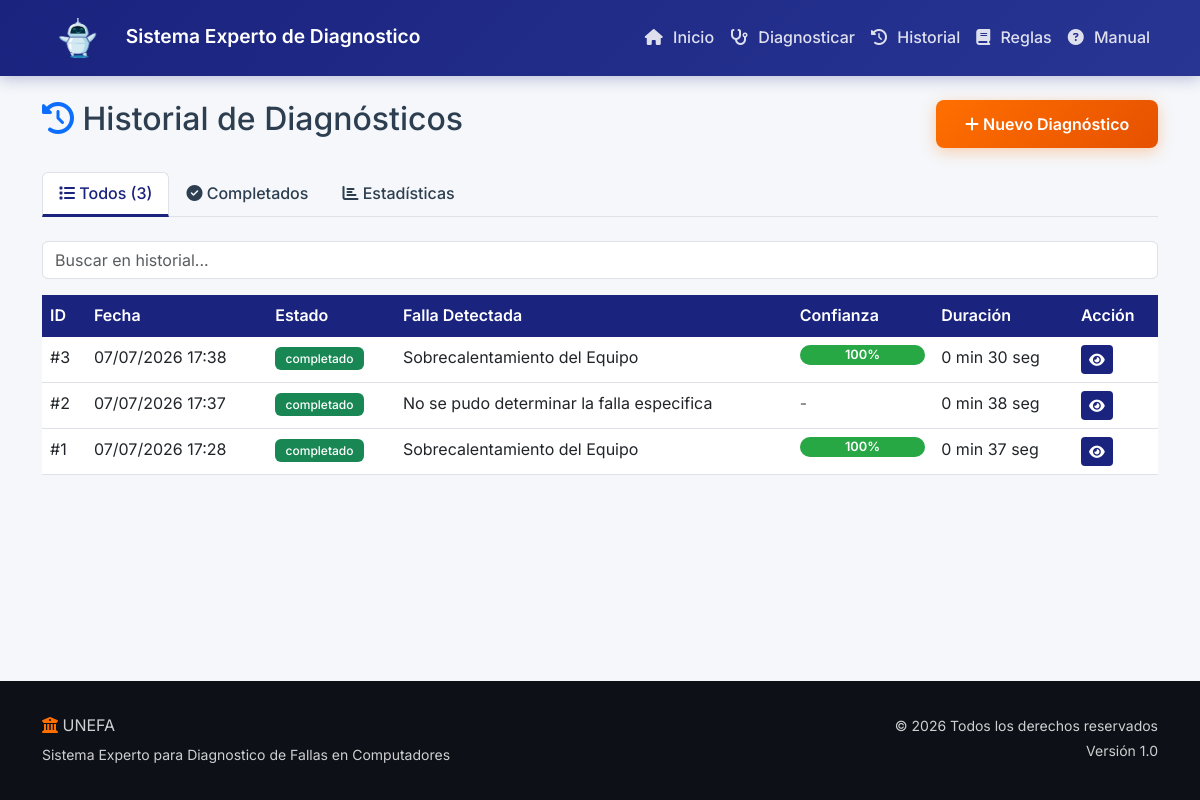
Before: /historial/ with the older database file.
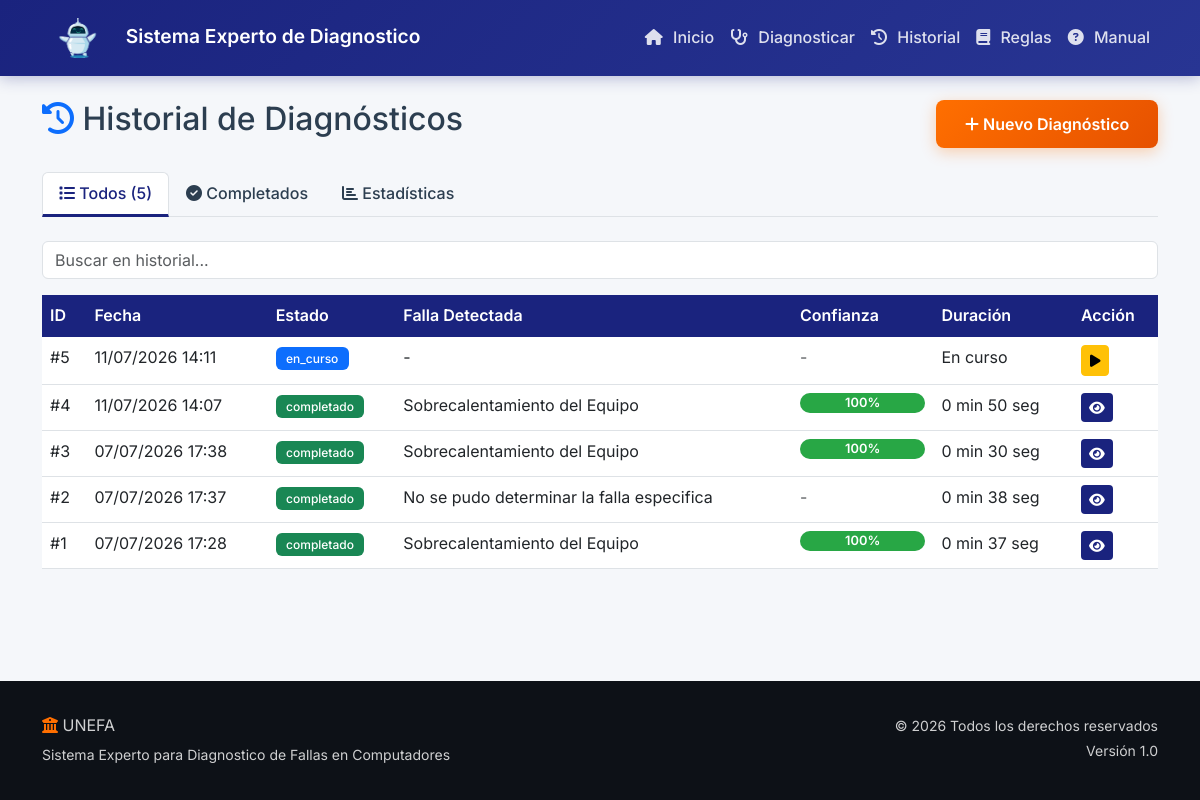
After: the same page with the newer database file.
### diagnosticos/models.py (models this page shows, shortened)
class Diagnostico(models.Model):
    ESTADOS = [
        ('en_curso', 'En curso'),
        ('completado', 'Completado'),
        ('cancelado', 'Cancelado'),
    ]
    usuario = models.ForeignKey(User, on_delete=models.SET_NULL, null=True, blank=True, verbose_name='Usuario')
    sesion_id = models.CharField(max_length=100, blank=True, null=True, verbose_name='ID de sesion')
    fecha_inicio = models.DateTimeField(default=timezone.now, verbose_name='Fecha de inicio')
    fecha_fin = models.DateTimeField(null=True, blank=True, verbose_name='Fecha de finalizacion')
    estado = models.CharField(max_length=20, choices=ESTADOS, default='en_curso', verbose_name='Estado')
    sintomas = models.JSONField(default=dict, blank=True, verbose_name='Sintomas reportados')
    diagnostico_final = models.TextField(blank=True, null=True, verbose_name='Diagnostico final')
    falla_encontrada = models.CharField(max_length=100, blank=True, null=True, verbose_name='Falla encontrada')
    recomendaciones = models.JSONField(default=list, blank=True, verbose_name='Recomendaciones')
    reglas_aplicadas = models.JSONField(default=list, blank=True, verbose_name='Reglas aplicadas')
    confianza = models.IntegerField(default=0, verbose_name='Nivel de confianza (%)')
    tiempo_respuesta = models.FloatField(default=0, verbose_name='Tiempo de respuesta (segundos)')
    ip_usuario = models.GenericIPAddressField(blank=True, null=True, verbose_name='IP del usuario')
    class Meta:
        verbose_name = 'Diagnostico'
        verbose_name_plural = 'Diagnosticos'
        ordering = ['-fecha_inicio']
    def duracion(self):
        if self.fecha_fin and self.fecha_inicio:
            delta = self.fecha_fin - self.fecha_inicio
            return f"{delta.seconds // 60} min {delta.seconds % 60} seg"
        return 'En curso'

### diagnosticos/views.py (the view)
# urls.py: path('historial/', views.historial, name='historial'),
def historial(request):
    diagnosticos = Diagnostico.objects.all().order_by('-fecha_inicio')
    fallas_count = Diagnostico.objects.filter(estado='completado').values('falla_encontrada').annotate(
        total=Count('falla_encontrada')).order_by('-total')
    context = {
        'diagnosticos': diagnosticos,
        'fallas_count': fallas_count,
        'total': diagnosticos.count(),
    }
    return render(request, 'diagnosticos/historial.html', context)

### diagnosticos/templatetags/diagnosticos_tags.py (called while the page is built)
@register.simple_tag
def estado_badge(estado):
    colores = {'en_curso': 'primary', 'completado': 'success', 'cancelado': 'secondary'}
    color = colores.get(estado, 'dark')
    return mark_safe(f'<span class="badge bg-{color}">{estado}</span>')

@register.filter
def porcentaje_a_color(value):
    if value >= 80:
        return '#28a745'
    elif value >= 50:
        return '#ffc107'
    else:
        return '#dc3545'

### diagnosticos/templates/diagnosticos/historial.html (shortened to what this page needs)
{% extends "diagnosticos/base.html" %}
{% load static %}
{% load diagnosticos_tags %}
{% block content %}
<div class="container py-4">
    <div class="d-flex justify-content-between align-items-center mb-4">
        <h2><i class="fas fa-history text-primary"></i> Historial de Diagnósticos</h2>
        <a href="{% url 'iniciar_diagnostico' %}" class="btn btn-primary unefa-btn">
            <i class="fas fa-plus"></i> Nuevo Diagnóstico
        </a>
    </div>
    <ul class="nav nav-tabs mb-4" id="historialTabs" role="tablist">
        <li class="nav-item" role="presentation">
            <button class="nav-link active" id="todos-tab" data-bs-toggle="tab" data-bs-target="#todos" type="button">
                <i class="fas fa-list"></i> Todos ({{ total }})
            </button>
        </li>
        <li class="nav-item" role="presentation">
            <button class="nav-link" id="completados-tab" data-bs-toggle="tab" data-bs-target="#completados" type="button">
                <i class="fas fa-check-circle"></i> Completados
            </button>
        </li>
        <li class="nav-item" role="presentation">
            <button class="nav-link" id="estadisticas-tab" data-bs-toggle="tab" data-bs-target="#estadisticas" type="button">
                <i class="fas fa-chart-bar"></i> Estadísticas
            </button>
        </li>
    </ul>
    <div class="tab-content">
        <div class="tab-pane fade show active" id="todos">
            {% if diagnosticos %}
            <div class="table-responsive">
                <table class="table table-hover" id="tabla-historial">
                    <thead class="table-dark">
                        <tr>
                            <th>ID</th>
                            <th>Fecha</th>
                            <th>Estado</th>
                            <th>Falla Detectada</th>
                            <th>Confianza</th>
                            <th>Duración</th>
                            <th>Acción</th>
                        </tr>
                    </thead>
                    <tbody>
                        {% for d in diagnosticos %}
                        <tr>
                            <td>#{{ d.id }}</td>
                            <td>{{ d.fecha_inicio|date:"d/m/Y H:i" }}</td>
                            <td>{% estado_badge d.estado %}</td>
                            <td>{{ d.diagnostico_final|default:"-"|truncatechars:50 }}</td>
                            <td>
                                {% if d.confianza > 0 %}
                                <div class="progress" style="height:20px;min-width:100px;">
                                    <div class="progress-bar" style="width:{{ d.confianza }}%;background-color:{{ d.confianza|porcentaje_a_color }};">
                                        {{ d.confianza }}%
                                    </div>
                                </div>
                                {% else %}
                                <span class="text-muted">-</span>
                                {% endif %}
                            </td>
                            <td>{{ d.duracion }}</td>
                            <td>
                                <div class="btn-group">
                                    {% if d.estado == 'completado' %}
                                    <a href="{% url 'resultado' d.id %}" class="btn btn-sm btn-unefa">
                                        <i class="fas fa-eye"></i>
                                    </a>
                                    {% endif %}
                                    {% if d.estado == 'en_curso' %}
                                    <a href="{% url 'ver_diagnostico' d.id %}" class="btn btn-sm btn-warning">
                                        <i class="fas fa-play"></i>
                                    </a>
                                    {% endif %}
                                </div>
                            </td>
                        </tr>
                        {% endfor %}
                    </tbody>
                </table>
            </div>
            {% endif %}
        </div>
    </div>
</div>
{% endblock %}

### diagnosticos/templates/diagnosticos/base.html (shortened to what this page needs)
<!DOCTYPE html>
{% load static %}
<html lang="es">
<head>
    <link rel="stylesheet" href="https://cdnjs.cloudflare.com/ajax/libs/font-awesome/6.4.0/css/all.min.css">
    <link rel="stylesheet" href="https://cdn.jsdelivr.net/npm/bootstrap@5.3.0/dist/css/bootstrap.min.css">
    <link rel="stylesheet" href="{% static 'css/style.css' %}">
    <link rel="stylesheet" href="{% static 'css/responsive.css' %}">
    <link rel="stylesheet" href="{% static 'css/animations.css' %}">
</head>
<body>
    <nav class="navbar navbar-expand-lg navbar-dark unefa-navbar">
        <div class="container">
            <a class="navbar-brand" href="{% url 'index' %}">
                <img src="{% static 'img/robot.png' %}" alt="UNEFA Logo" height="40" class="d-inline-block align-middle me-2">
                <span class="brand-text">Sistema Experto de Diagnostico</span>
            </a>
            <div class="collapse navbar-collapse" id="navbarNav">
                <ul class="navbar-nav ms-auto">
                    <li class="nav-item">
                        <a class="nav-link" href="{% url 'index' %}"><i class="fas fa-home"></i> Inicio</a>
                    </li>
                    <li class="nav-item">
                        <a class="nav-link" href="{% url 'iniciar_diagnostico' %}"><i class="fas fa-stethoscope"></i> Diagnosticar</a>
                    </li>
                    <li class="nav-item">
                        <a class="nav-link" href="{% url 'historial' %}"><i class="fas fa-history"></i> Historial</a>
                    </li>
                    <li class="nav-item">
                        <a class="nav-link" href="{% url 'reglas' %}"><i class="fas fa-book"></i> Reglas</a>
                    </li>
                    <li class="nav-item">
                        <a class="nav-link" href="{% url 'manual' %}"><i class="fas fa-question-circle"></i> Manual</a>
                    </li>
                </ul>
            </div>
        </div>
    </nav>
    <main class="main-content">
        {% block content %}{% endblock %}
    </main>
    <footer class="unefa-footer">
        <div class="container">
            <div class="row">
                <div class="col-md-6">
                    <p class="mb-1"><i class="fas fa-university"></i> UNEFA</p>
                    <p class="mb-0"><small>Sistema Experto para Diagnostico de Fallas en Computadores</small></p>
                </div>
                <div class="col-md-6 text-md-end">
                    <p class="mb-0"><small>&copy; {% now "Y" %} Todos los derechos reservados</small></p>
                    <p class="mb-0"><small>Versión 1.0</small></p>
                </div>
            </div>
        </div>
    </footer>
</body>
</html>

### static/css/style.css (style rules this page uses)
:root { --unefa-primary: #1a237e; --unefa-secondary: #ff6f00; --unefa-accent: #00bcd4; --unefa-bg: #f5f7fa; --unefa-dark: #0d1117; --unefa-card-bg: #ffffff; --unefa-text: #2c3e50; --unefa-text-light: #6c757d; --unefa-border: #e0e0e0; --unefa-shadow: 0 4px 20px rgba(0, 0, 0, 0.08); --unefa-shadow-hover: 0 8px 30px rgba(0, 0, 0, 0.15); --unefa-radius: 12px; --unefa-radius-sm: 8px; --unefa-transition: all 0.3s ease; }
* { margin: 0; padding: 0; box-sizing: border-box; }
body { font-family: 'Inter', 'Segoe UI', sans-serif; background: var(--unefa-bg); color: var(--unefa-text); line-height: 1.6; min-height: 100vh; display: flex; flex-direction: column; }
.main-content { flex: 1; }
a { color: var(--unefa-primary); text-decoration: none; transition: var(--unefa-transition); }
.unefa-navbar { background: linear-gradient(135deg, var(--unefa-primary) 0%, #283593 100%) !important; box-shadow: 0 2px 15px rgba(26, 35, 126, 0.3); padding: 0.8rem 0; }
.unefa-navbar .navbar-brand { font-weight: 700; font-size: 1.2rem; color: #fff !important; }
.unefa-navbar .brand-text { font-weight: 600; }
.unefa-navbar .nav-link { color: rgba(255, 255, 255, 0.85) !important; font-weight: 500; padding: 0.5rem 1rem; border-radius: var(--unefa-radius-sm); transition: var(--unefa-transition); }
.unefa-navbar .nav-link i { margin-right: 6px; }
.unefa-btn { background: linear-gradient(135deg, var(--unefa-secondary) 0%, #e65100 100%); border: none; color: #fff; font-weight: 600; padding: 0.75rem 1.8rem; border-radius: var(--unefa-radius-sm); transition: var(--unefa-transition); box-shadow: 0 4px 15px rgba(255, 111, 0, 0.3); }
.btn-unefa { background: var(--unefa-primary); color: #fff; border: none; }
.progress { border-radius: 10px; background: #e9ecef; overflow: hidden; }
.progress-bar { transition: width 0.6s ease; font-weight: 600; font-size: 0.8rem; display: flex; align-items: center; justify-content: center; }
.unefa-footer { background: var(--unefa-dark); color: rgba(255, 255, 255, 0.8); padding: 2rem 0; margin-top: auto; }
.unefa-footer i { color: var(--unefa-secondary); }
.table { margin-bottom: 0; }
.table thead th { background: var(--unefa-primary); color: #fff; font-weight: 600; border: none; }
.badge { font-weight: 500; padding: 0.35rem 0.65rem; }
.nav-tabs .nav-link { color: var(--unefa-text); font-weight: 500; }
.nav-tabs .nav-link.active { color: var(--unefa-primary); border-bottom: 3px solid var(--unefa-primary); }

### static/css/responsive.css (style rules this page uses)
@media (min-width: 1200px) { .container { max-width: 1140px; } }

Changed rows visible on the page:
added Diagnostico: id "5", fecha_inicio "11/07/2026 14:11", estado "en_curso", diagnostico_final "-", duracion "En curso"
added Diagnostico: id "4", fecha_inicio "11/07/2026 14:07", estado "completado", diagnostico_final "Sobrecalentamiento del Equipo", confianza "100", duracion "0 min 50 seg"
Other visible differences:
{{ total }}: "3" → "5"
